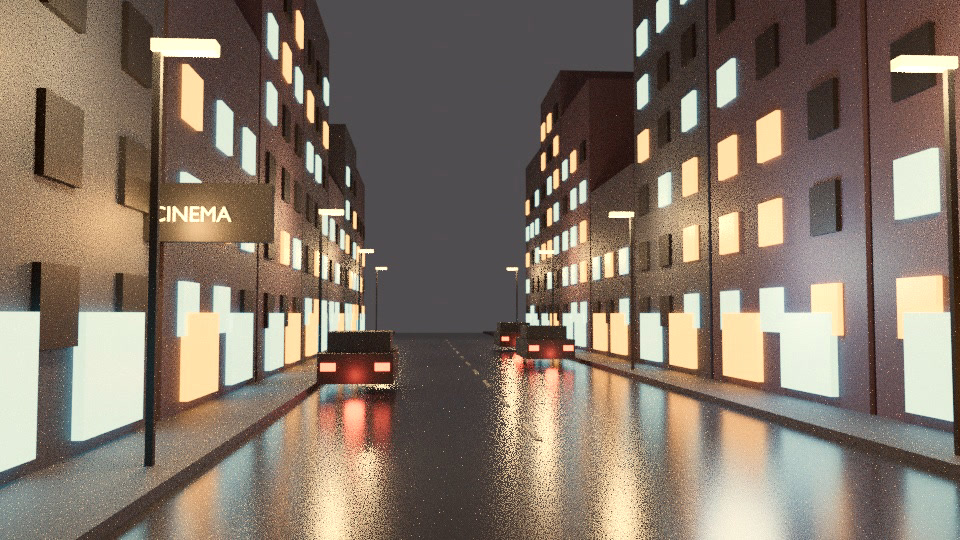
#> input picture assets/demo/amber.jpg, 960 x 540 px, given in place of teal.jpg, which was not available
$ python assemble_demo.py
#> lines starting #> are read from the running program, lines starting #| are printed output that depends on the picture
"""Build the labeled comparison and a wipe preview from graded stills."""
from pathlib import Path
from PIL import Image, ImageDraw, ImageFont

root = Path(__file__).resolve().parents[1] / 'assets/demo'
looks = {'teal': 'Teal & Copper', 'street-input': 'Original', 'neon': 'Neon Rain', 'amber': 'Amber Hour', 'noir': 'Silver Noir'}
images = {key: Image.open(root / f'{key}.jpg').convert('RGB') for key in looks}
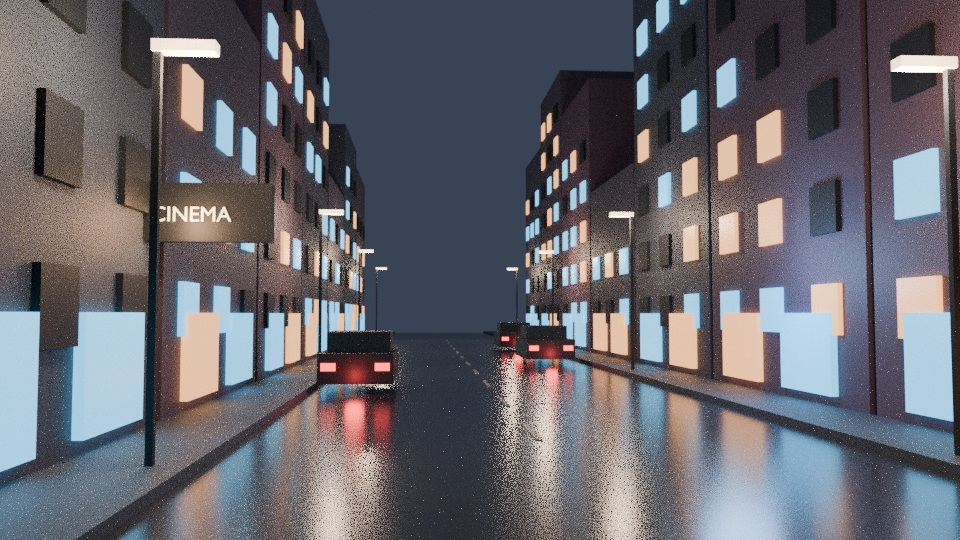
#> input picture assets/demo/street-input.jpg, 960 x 540 px
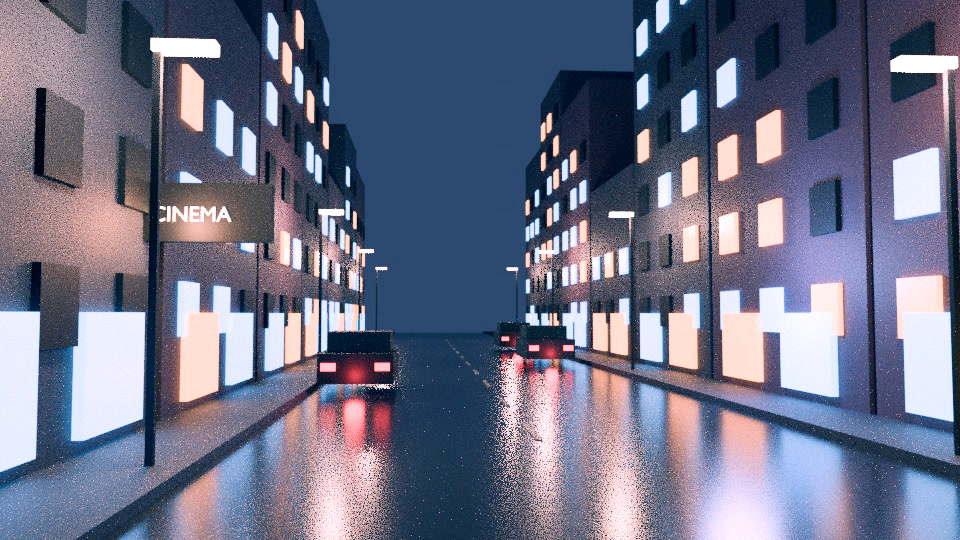
#> input picture assets/demo/neon.jpg, 960 x 540 px
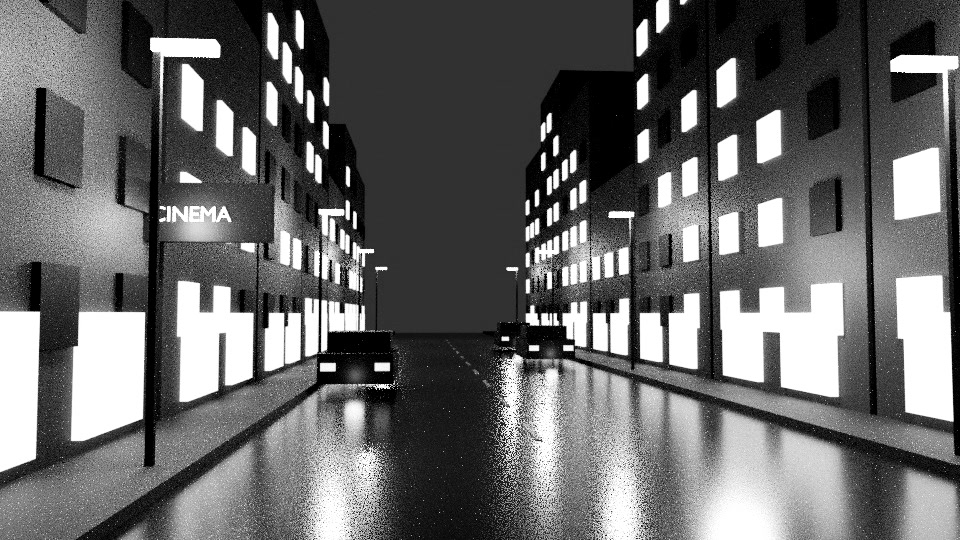
#> input picture assets/demo/noir.jpg, 960 x 540 px
#> images = 5 items
font = ImageFont.load_default(size=19)
small = ImageFont.load_default(size=14)
cream, muted, background = '#f6eee3', '#c9b9aa', '#111319'

poster = Image.new('RGB', (1200, 770), background)
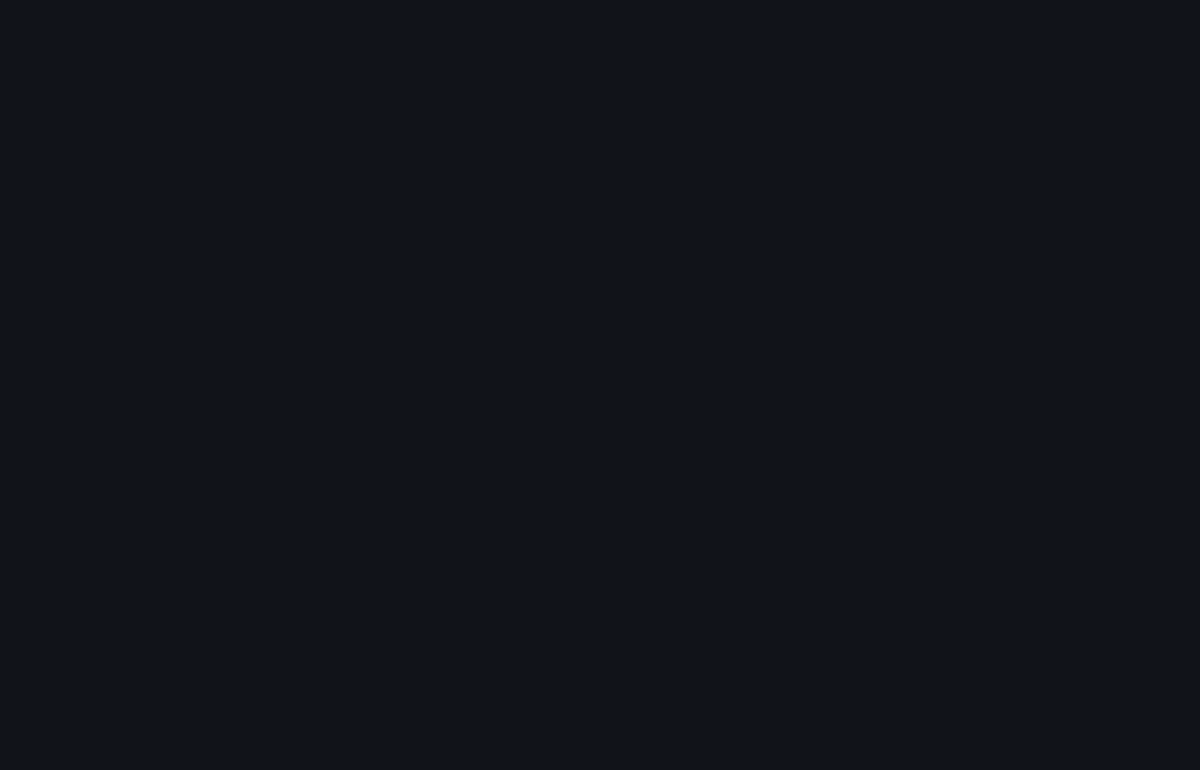
#> poster: PIL image 1200x770 RGB; mean R, G, B 17, 19, 25
draw = ImageDraw.Draw(poster)
draw.text((24, 19), 'VilMax 1.0  /  LIVE IN THE MOVIE', font=font, fill=cream)
draw.text((24, 47), 'SOFTWARE VIEWFINDER   ·   SYNTHETIC STREET SCENE', font=small, fill=muted)
for i, (key, name) in enumerate(list(looks.items())[1:]):
    x, y = 24 + i % 2 * 582, 80 + i // 2 * 337
    poster.paste(images[key].resize((570, 321), Image.Resampling.LANCZOS), (x, y))
    draw.rectangle((x + 11, y + 11, x + 156, y + 45), fill=background)
    draw.text((x + 22, y + 17), name, font=font, fill=cream)
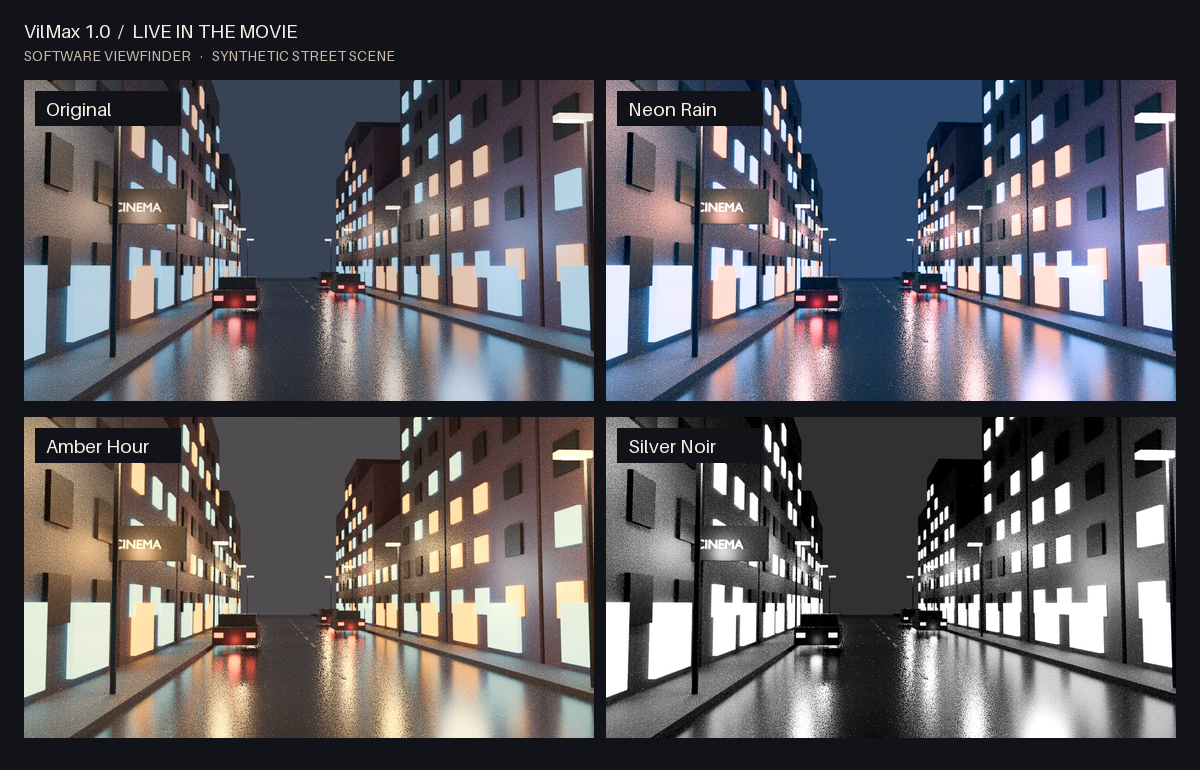
#> poster: PIL image 1200x770 RGB; mean R, G, B 91.3, 89.4, 93.9
poster.save(root / 'comparison.jpg', quality=90, optimize=True)

w, h = 320, 180
frames = []
durations = []
original = images['street-input'].resize((w, h), Image.Resampling.LANCZOS)
for key in ('neon', 'amber', 'noir', 'teal'):
    graded = images[key].resize((w, h), Image.Resampling.LANCZOS)
    for step in range(6):
        boundary = round(w * (5 - step) / 5)
        frame = Image.new('RGB', (w, h + 35), background)
        frame.paste(original)
        if boundary < w:
            frame.paste(graded.crop((boundary, 0, w, h)), (boundary, 0))
        draw = ImageDraw.Draw(frame)
        if 0 < boundary < w:
            draw.line((boundary, 0, boundary, h), fill=cream, width=2)
        draw.text((10, h + 8), 'VilMax  /  ' + (looks[key] if step else 'Original'), font=font, fill=cream)
        frames.append(frame.quantize(colors=64))
        durations.append(900 if step == 5 else 100)
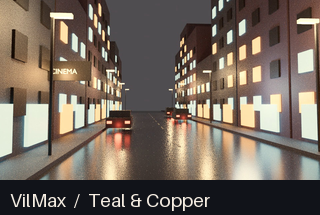
#> frame: PIL image 320x215 RGB; mean R, G, B 115.6, 103.8, 93.2
#> after the loop, durations = [100, 100, 100, 100, 100, 900, 100, 100, 100, 100, 100, 900, 100, 100, 100, 100, 100, 900, 100, 100, 100, 100, 100, 900]; frames = 24 items
frames[0].save(root / 'live-in-the-movie.gif', save_all=True, append_images=frames[1:], duration=durations, loop=0, optimize=True)
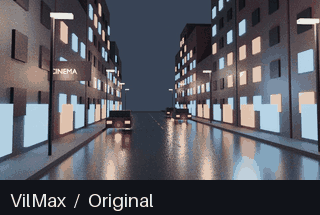
#> saved as live-in-the-movie.gif: PIL image 320x215 P; mean R, G, B 89.9, 89.9, 96.8
